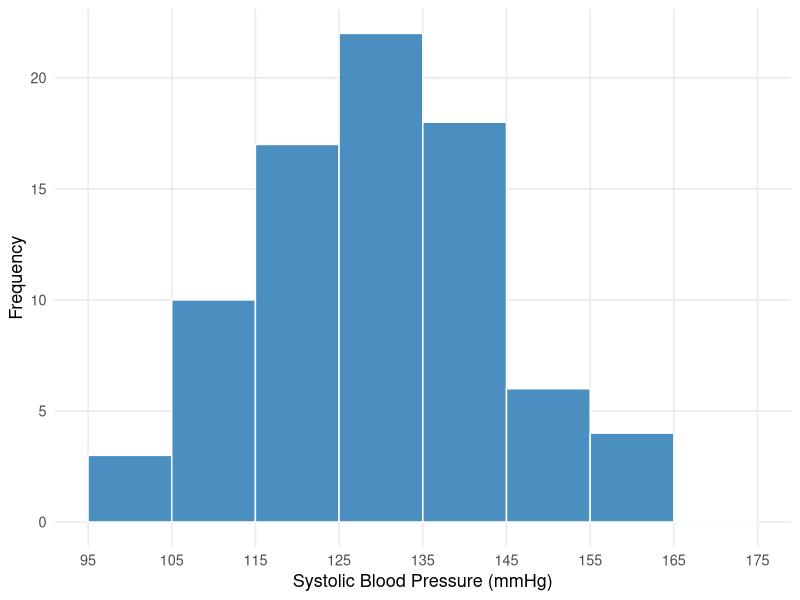
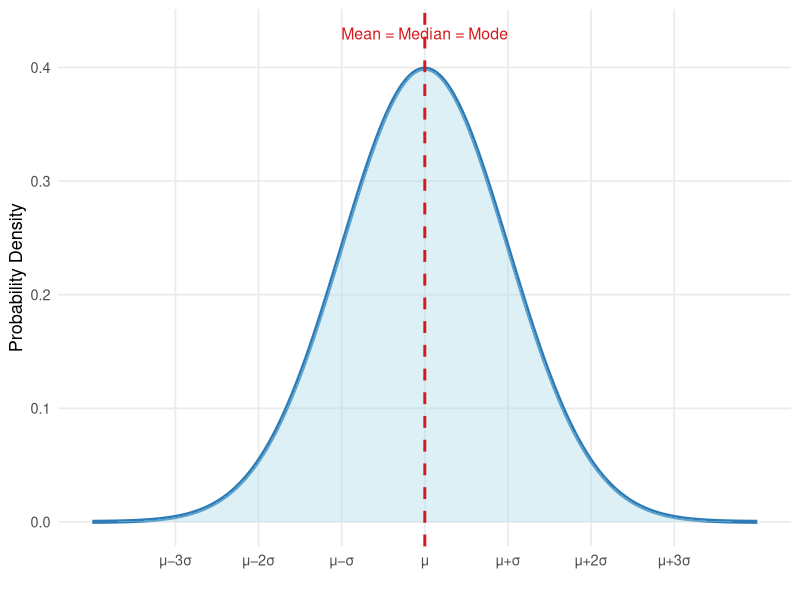
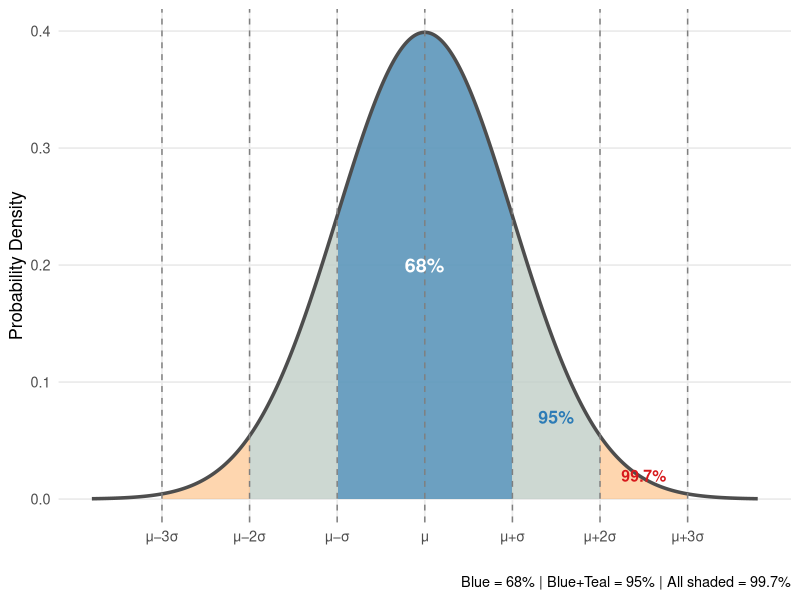
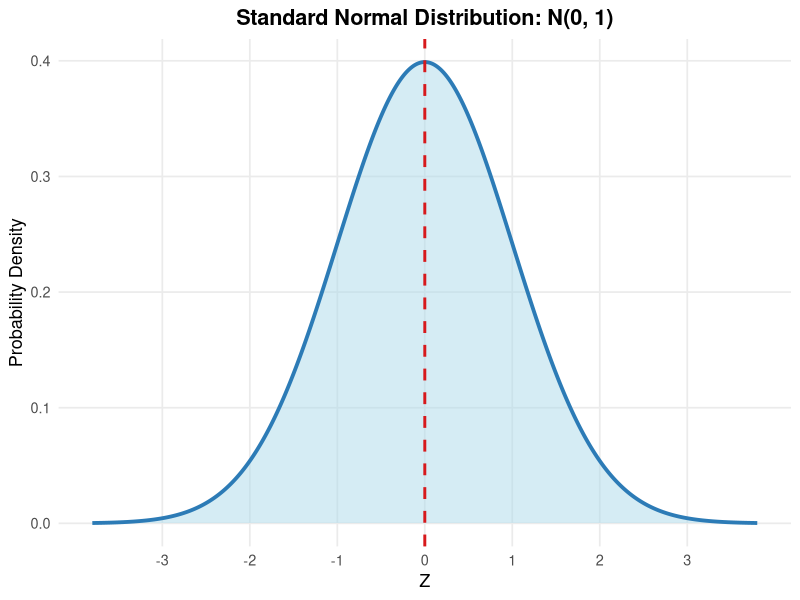
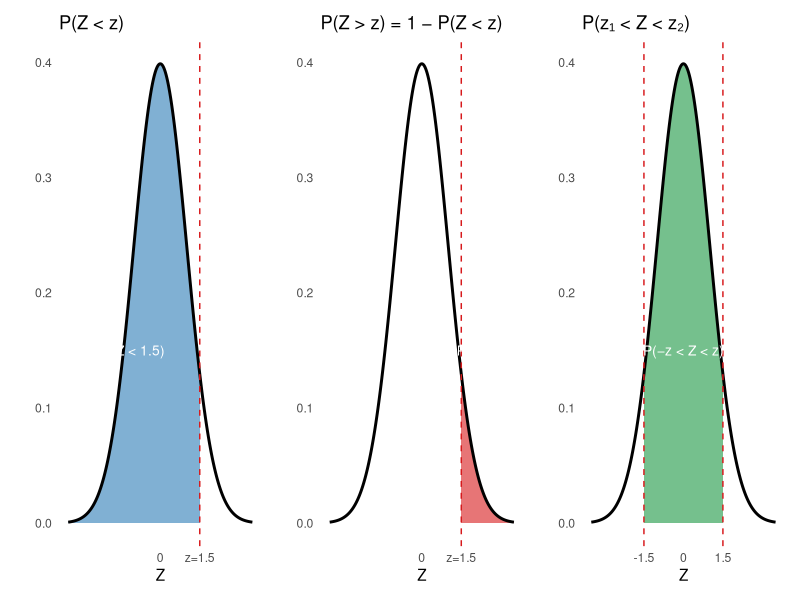

The R source for these figures, in order:
## ---- chunk 1
#| label: setup
#| include: false

library(ggplot2)
library(knitr)
library(kableExtra)
library(dplyr)
## ---- chunk 2
#| label: tbl-cat-freq
#| tbl-cap: "Frequency Distribution: Blood Type of 200 Patients"

blood <- data.frame(
  `Blood Type` = c("A", "B", "AB", "O", "Total"),
  Frequency = c(76, 54, 30, 40, 200),
  `Relative Frequency` = c("76/200 = 0.38", "54/200 = 0.27",
                             "30/200 = 0.15", "40/200 = 0.20",
                             "200/200 = 1.00"),
  Percentage = c("38%", "27%", "15%", "20%", "100%")
)

kable(blood,
      col.names = c("Blood Type", "Frequency (f)",
                    "Relative Frequency (f/n)", "Percentage"),
      align = c("c","c","c","c")) |>
  kable_styling(bootstrap_options = c("striped","hover","bordered"),
                full_width = FALSE, font_size = 13) |>
  row_spec(5, bold = TRUE, background = "#f0f0f0") |>
  column_spec(1, bold = TRUE)
## ---- chunk 3
#| label: tbl-cont-freq
#| tbl-cap: "Frequency Distribution: Systolic Blood Pressure of 80 Patients"

set.seed(123)
sbp <- round(rnorm(80, mean = 130, sd = 15))

breaks <- seq(95, 175, by = 10)
labels <- paste0(breaks[-length(breaks)], "-", breaks[-1] - 1)
sbp_cut <- cut(sbp, breaks = breaks, right = FALSE, labels = labels)
freq_table <- as.data.frame(table(sbp_cut))
colnames(freq_table) <- c("Class Interval (mmHg)", "Frequency (f)")
freq_table$`Relative Frequency` <- round(freq_table$`Frequency (f)` / 80, 3)
freq_table$`Cumulative Frequency` <- cumsum(freq_table$`Frequency (f)`)

kable(freq_table, align = c("c","c","c","c")) |>
  kable_styling(bootstrap_options = c("striped","hover","bordered"),
                full_width = FALSE, font_size = 13) |>
  column_spec(1, bold = TRUE)
## ---- chunk 4
#| label: fig-hist-freq
#| fig-cap: "Histogram of Systolic Blood Pressure (80 patients)"
#| fig-align: center
#| fig-height: 4
#| fig-width: 6

set.seed(123)
sbp_data <- data.frame(sbp = round(rnorm(80, mean = 130, sd = 15)))

ggplot(sbp_data, aes(x = sbp)) +
  geom_histogram(breaks = seq(95, 175, by = 10),
                 fill = "#2c7bb6", color = "white", alpha = 0.85) +
  labs(x = "Systolic Blood Pressure (mmHg)", y = "Frequency") +
  scale_x_continuous(breaks = seq(95, 175, by = 10)) +
  theme_minimal(base_size = 13) +
  theme(panel.grid.minor = element_blank())
## ---- chunk 5
#| label: fig-normal-intro
#| fig-cap: "The Normal Distribution: a symmetric, bell-shaped curve"
#| fig-align: center
#| fig-height: 4
#| fig-width: 7

x <- seq(-4, 4, length = 500)
y <- dnorm(x)
df <- data.frame(x = x, y = y)

ggplot(df, aes(x, y)) +
  geom_line(color = "#2c7bb6", linewidth = 1.4) +
  geom_area(fill = "#abd9e9", alpha = 0.4) +
  geom_vline(xintercept = 0, linetype = "dashed", color = "#d7191c", linewidth = 1) +
  annotate("text", x = 0, y = 0.43, label = "Mean = Median = Mode",
           color = "#d7191c", size = 4, hjust = 0.5) +
  scale_x_continuous(breaks = -3:3,
                     labels = c("μ−3σ","μ−2σ","μ−σ","μ","μ+σ","μ+2σ","μ+3σ")) +
  labs(x = "", y = "Probability Density") +
  theme_minimal(base_size = 13) +
  theme(panel.grid.minor = element_blank())
## ---- chunk 6
#| label: fig-empirical
#| fig-cap: "The 68–95–99.7 Rule for the Normal Distribution"
#| fig-align: center
#| fig-height: 5
#| fig-width: 8

x <- seq(-3.8, 3.8, length = 1000)
y <- dnorm(x)
df <- data.frame(x = x, y = y)

ggplot(df, aes(x, y)) +
  # 3 SD shading
  geom_area(data = subset(df, x >= -3 & x <= 3),
            aes(x, y), fill = "#fdae61", alpha = 0.5) +
  # 2 SD shading
  geom_area(data = subset(df, x >= -2 & x <= 2),
            aes(x, y), fill = "#abd9e9", alpha = 0.6) +
  # 1 SD shading
  geom_area(data = subset(df, x >= -1 & x <= 1),
            aes(x, y), fill = "#2c7bb6", alpha = 0.6) +
  geom_line(color = "gray30", linewidth = 1.2) +
  # Vertical lines
  geom_vline(xintercept = c(-3,-2,-1,0,1,2,3),
             linetype = "dashed", color = "gray50", linewidth = 0.5) +
  # Percentage annotations
  annotate("text", x = 0, y = 0.20,
           label = "68%", color = "white", size = 5, fontface = "bold") +
  annotate("text", x = 1.5, y = 0.07,
           label = "95%", color = "#2c7bb6", size = 4.5, fontface = "bold") +
  annotate("text", x = 2.5, y = 0.02,
           label = "99.7%", color = "#d7191c", size = 4, fontface = "bold") +
  scale_x_continuous(breaks = -3:3,
                     labels = c("μ−3σ","μ−2σ","μ−σ","μ","μ+σ","μ+2σ","μ+3σ")) +
  labs(x = "", y = "Probability Density",
       caption = "Blue = 68% | Blue+Teal = 95% | All shaded = 99.7%") +
  theme_minimal(base_size = 13) +
  theme(panel.grid.minor = element_blank())
## ---- chunk 7
#| label: fig-znorm
#| fig-cap: "Standard Normal Distribution N(0,1)"
#| fig-align: center
#| fig-height: 4
#| fig-width: 7

x <- seq(-3.8, 3.8, length = 500)
df <- data.frame(x = x, y = dnorm(x))

ggplot(df, aes(x, y)) +
  geom_area(fill = "#abd9e9", alpha = 0.5) +
  geom_line(color = "#2c7bb6", linewidth = 1.3) +
  geom_vline(xintercept = 0, linetype = "dashed",
             color = "#d7191c", linewidth = 1) +
  scale_x_continuous(breaks = -3:3) +
  labs(x = "Z", y = "Probability Density",
       title = "Standard Normal Distribution: N(0, 1)") +
  theme_minimal(base_size = 13) +
  theme(panel.grid.minor = element_blank(),
        plot.title = element_text(hjust = 0.5, face = "bold"))
## ---- chunk 8
#| label: tbl-ztable
#| tbl-cap: "Standard Normal Table (area to the LEFT of Z)"

z_vals <- seq(0.0, 2.0, by = 0.1)
decimals <- seq(0.00, 0.09, by = 0.01)

z_matrix <- outer(z_vals, decimals, function(z, d) {
  round(pnorm(z + d), 4)
})

rownames(z_matrix) <- formatC(z_vals, format = "f", digits = 1)
colnames(z_matrix) <- formatC(decimals, format = "f", digits = 2)

kable(z_matrix, caption = "Area to the left of Z (rows = Z integer + 1st decimal, columns = 2nd decimal)") |>
  kable_styling(bootstrap_options = c("striped","hover","condensed"),
                full_width = FALSE, font_size = 11) |>
  column_spec(1, bold = TRUE, color = "#2c7bb6")
## ---- chunk 9
#| label: fig-z-rules
#| fig-cap: "Three useful probability rules for the normal distribution"
#| fig-align: center
#| fig-height: 3
#| fig-width: 10

x <- seq(-3.5, 3.5, length = 500)
y <- dnorm(x)
df <- data.frame(x = x, y = y)
z_val <- 1.5

p1 <- ggplot(df, aes(x, y)) +
  geom_area(data = subset(df, x <= z_val), fill = "#2c7bb6", alpha = 0.6) +
  geom_line(linewidth = 1) +
  geom_vline(xintercept = z_val, linetype = "dashed", color = "#d7191c") +
  annotate("text", x = -1, y = 0.15,
           label = paste0("P(Z < ", z_val, ")"), size = 3.5, color = "white") +
  labs(title = "P(Z < z)", x = "Z", y = "") +
  scale_x_continuous(breaks = c(0, z_val),
                     labels = c("0", paste0("z=",z_val))) +
  theme_minimal(base_size = 11) +
  theme(panel.grid = element_blank())

p2 <- ggplot(df, aes(x, y)) +
  geom_area(data = subset(df, x >= z_val), fill = "#d7191c", alpha = 0.6) +
  geom_line(linewidth = 1) +
  geom_vline(xintercept = z_val, linetype = "dashed", color = "#d7191c") +
  annotate("text", x = 2.5, y = 0.15,
           label = paste0("P(Z > ", z_val, ")"), size = 3.5, color = "white") +
  labs(title = "P(Z > z) = 1 − P(Z < z)", x = "Z", y = "") +
  scale_x_continuous(breaks = c(0, z_val),
                     labels = c("0", paste0("z=",z_val))) +
  theme_minimal(base_size = 11) +
  theme(panel.grid = element_blank())

p3 <- ggplot(df, aes(x, y)) +
  geom_area(data = subset(df, x >= -z_val & x <= z_val),
            fill = "#1a9641", alpha = 0.6) +
  geom_line(linewidth = 1) +
  geom_vline(xintercept = c(-z_val, z_val),
             linetype = "dashed", color = "#d7191c") +
  annotate("text", x = 0, y = 0.15,
           label = "P(−z < Z < z)", size = 3.5, color = "white") +
  labs(title = "P(z₁ < Z < z₂)", x = "Z", y = "") +
  scale_x_continuous(breaks = c(-z_val, 0, z_val),
                     labels = c(paste0("-",z_val), "0", z_val)) +
  theme_minimal(base_size = 11) +
  theme(panel.grid = element_blank())

library(patchwork)
p1 + p2 + p3
## ---- chunk 10
#| label: tbl-ex1
#| tbl-cap: "Frequency Distribution of Patient Ages (n = 20)"

ages <- c(45,62,38,55,71,48,60,33,52,67,41,58,74,50,65,44,57,69,36,53)
breaks2 <- c(33, 42, 51, 60, 69, 78)
labels2 <- c("33-41","42-50","51-59","60-68","69-77")
age_cut <- cut(ages, breaks = breaks2, right = TRUE, labels = labels2,
               include.lowest = TRUE)
ft <- as.data.frame(table(age_cut))
colnames(ft) <- c("Age Group (years)", "Frequency (f)")
ft$`Relative Frequency` <- round(ft$`Frequency (f)` / 20, 2)
ft$Percentage <- paste0(ft$`Relative Frequency` * 100, "%")
ft$`Cumulative Frequency` <- cumsum(ft$`Frequency (f)`)

kable(ft, align = c("c","c","c","c","c")) |>
  kable_styling(bootstrap_options = c("striped","hover","bordered"),
                full_width = FALSE, font_size = 13) |>
  column_spec(1, bold = TRUE)
